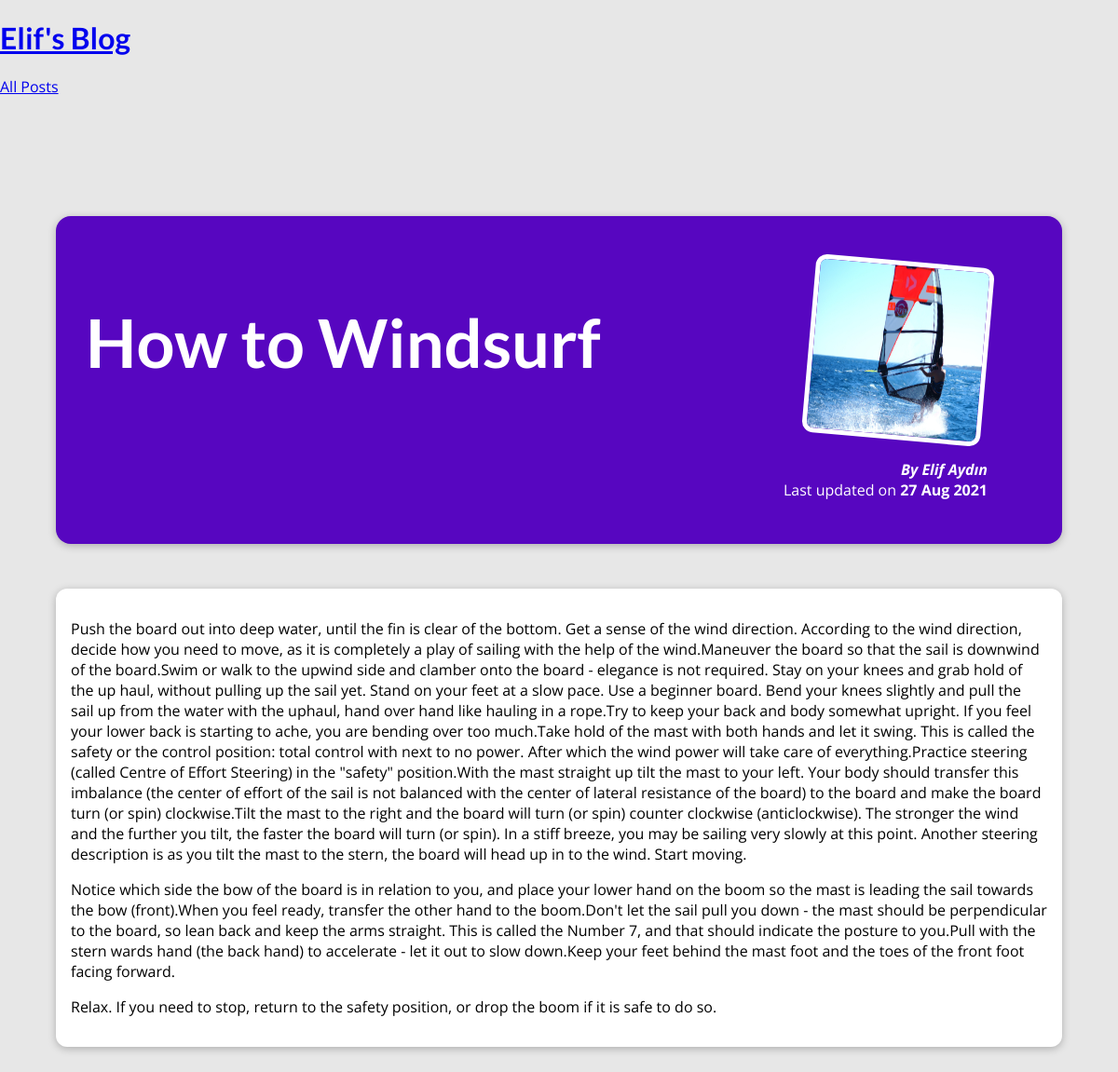
Page /posts/how-to-windsurf on the committed database.
### blog/models.py (models this page shows)
class Post(models.Model):
    title = models.CharField(max_length=150)
    excerpt = models.CharField(max_length=200)
    image_name = models.CharField(max_length=100)
    date = models.DateField(auto_now=True)
    slug = models.SlugField(unique=True, db_index=True)
    content = models.TextField(validators=[MinLengthValidator(10)])
    author = models.ForeignKey(
        Author, on_delete=models.SET_NULL, null=True,related_name="posts")
    tags = models.ManyToManyField(Tag)

class Author(models.Model):
    first_name = models.CharField(max_length=100)
    last_name = models.CharField(max_length=100)
    email_address = models.EmailField()
    def full_name(self):
        return f"{self.first_name} {self.last_name}"
    def __str__(self):
        return self.full_name()

### blog/views.py (the view)
# urls.py: path("posts/<slug:slug>",views.post_detail,name="post-detail-page")] #/posts/my-first-post
def post_detail(request,slug):
    identified_post=get_object_or_404(Post,slug=slug)
    return render(request,"blog/post-detail.html",{
        "post":identified_post
    })

### blog/templates/blog/post-detail.html (shortened to what this page needs)
{% extends "base.html" %}
{% load static %}
{% block css_files %}
<link rel="stylesheet" href="{% static "blog/post-detail.css" %}" />
{% endblock %}
{% block content %}
<section id="summary">
  <h2>{{ post.title }}</h2>
  <article>
    <img src="{% static "blog/images/"|add:post.image_name %}" alt="{{ post.title }}" />
    <address>By <a href="mailto:{{post.author.email_address}}">{{ post.author }}</a></address>
    <div>Last updated on <time>{{ post.date|date:"d M Y" }}</time></div>
  </article>
</section>
<main>
  {{ post.content|linebreaks }}
</main>
{% endblock %}

### static/app.css (style rules this page uses)
* { box-sizing: border-box; }
html { font-family: 'Open Sans', 'Lato', sans-serif; }
body { margin: 0; }
h1, h2, h3 { font-family: 'Lato', sans-serif; font-weight: bold; }

### blog/static/blog/post-detail.css (style rules this page uses)
body { background-color: #e7e7e7; }
#summary { margin: 8rem auto 3rem auto; padding: 2rem; width: 90%; max-width: 90rem; border-radius: 16px; background-color: #5706c0; position: relative; box-shadow: 0 2px 8px rgba(0, 0, 0, 0.25); height: 22rem; }
#summary h2 { color: white; font-size: 4.5rem; }
#summary article { position: absolute; top: 2rem; right: 3rem; padding: 1rem 2rem; border-radius: 12px; text-align: right; color: white; }
#summary article img { width: 12rem; height: 12rem; border-radius: 12px; transform: rotateZ(5deg); border: 5px solid white; margin-bottom: 1rem; }
#summary address { font-weight: bold; }
#summary a { color:white; text-decoration:none; }
#summary time { font-weight: bold; }
main { width: 90%; max-width: 90rem; margin: 3rem auto; background-color: white; padding: 1rem; border-radius: 12px; box-shadow: 0 2px 8px rgba(0, 0, 0, 0.25); }

### rows in the picture
Post: title "How to Windsurf", image_name (picture), author "Elif Aydın", date "27 Aug 2021", content "Push the board out into deep water, until the fin is clear of the bottom. Get a sense of the wind direction. According to the wind direction, decide how you need to move, as it is completely a play of sailing with the help of the wind.Maneuver the board so that the sail is downwind of the board.Swim or walk to the upwind side and clamber onto the board - elegance is not required. Stay on your knees and grab hold of the up haul, without pulling up the sail yet. Stand on your feet at a slow pace. Use a beginner board. Bend your knees slightly and pull the sail up from the water with the uphaul, hand over hand like hauling in a rope.Try to keep your back and body somewhat upright. If you feel…"
